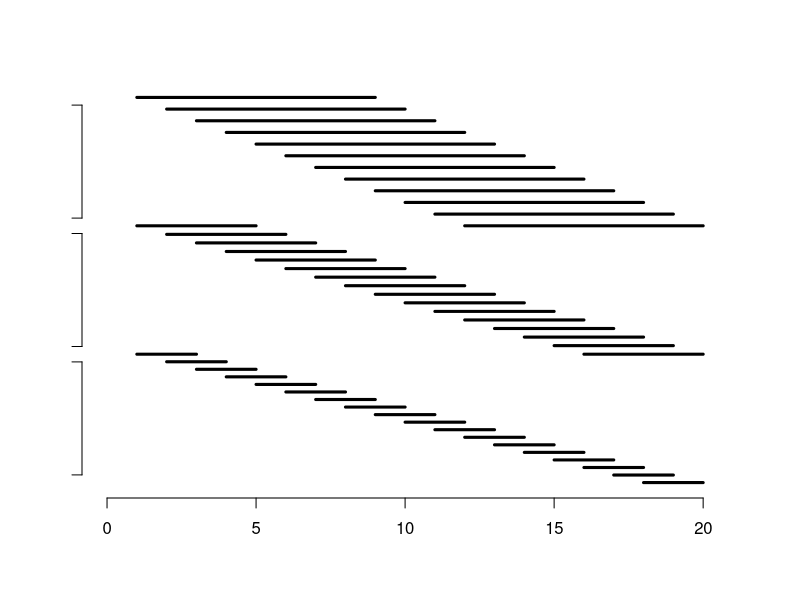

Reproduce this figure in R.

## params
##

nn <- 20

aa <- 2

eps <- 0.02

n_scales <- floor(logb(nn/2,aa))


## base plot
##

png("../plots/sparse-grid.png", width = 600, height = 300)

plot(NULL, xlim = c(0,nn+1), ylim = c(0,1), axes = FALSE, ann = FALSE)

axis(1)


## plot scales
##

for (kk in 1:n_scales)
{
  ww <- floor(aa**kk)
  
  yy <- seq(kk/n_scales,(kk-1)/n_scales, length.out = nn - ww)
  
  axis(2, at = c((kk-1)/n_scales + eps, kk/n_scales - eps), ann = FALSE, labels = FALSE)
  
  for (ll in 1:(nn - ww))
  {
    segments(x0 = ll, x1 = ll+ww, y0 = yy[ll], y1 = yy[ll], lwd = 3)
  }
}

dev.off()